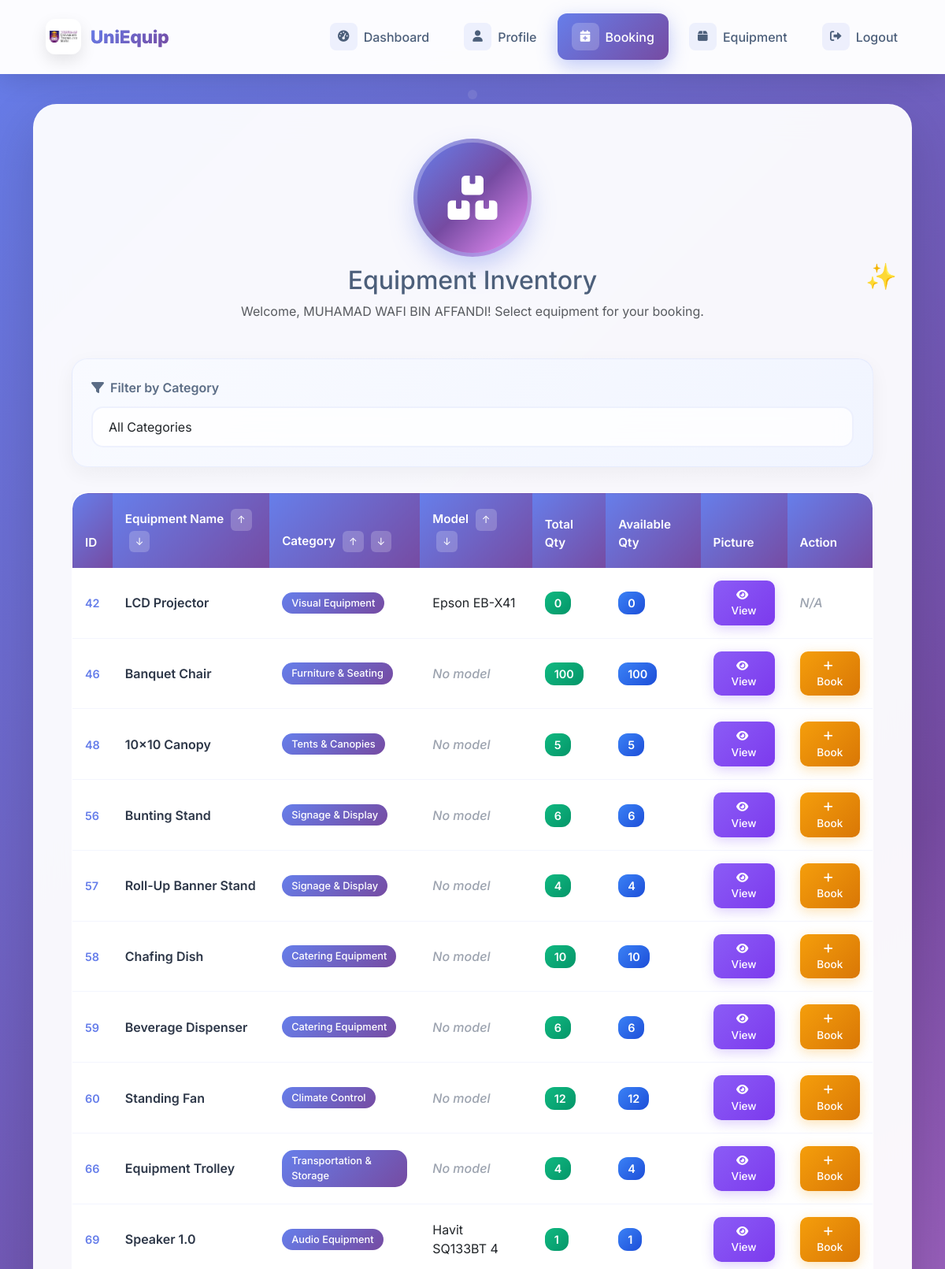
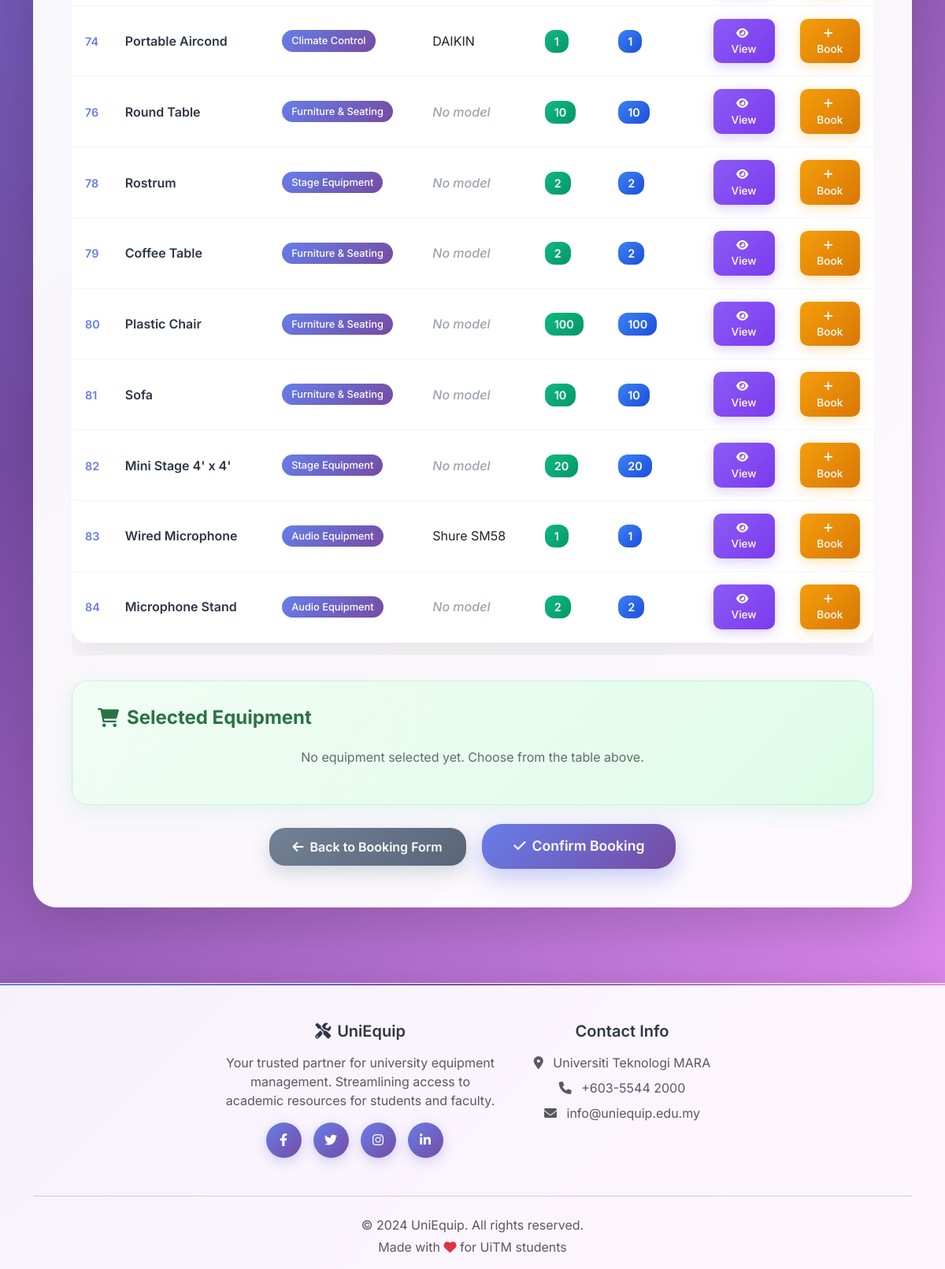
/userEquipment.php (signed in), run on the app's committed database (2 pictures, top to bottom).
### tables this page shows
CREATE TABLE `user` (
  `stud_num` int(10) NOT NULL,
  `stud_name` varchar(100) NOT NULL,
  `stud_pass` varchar(50) NOT NULL,
  `stud_tel` varchar(50) NOT NULL,
  `stud_email` varchar(50) NOT NULL,
  `course_code` varchar(50) NOT NULL,
  `faculty` varchar(50) NOT NULL
);

CREATE TABLE `equipment` (
  `id_equipment` int(11) NOT NULL,
  `name` varchar(50) NOT NULL,
  `category` varchar(50) NOT NULL,
  `status` varchar(50) NOT NULL,
  `qty` int(11) NOT NULL,
  `model` varchar(50) DEFAULT NULL,
  `picture` varchar(255) DEFAULT NULL
);

### userEquipment.php (the view, shortened to what this page needs)
<?php
include "db.php";
$stud_num = $_SESSION['user_number'];
$query = "SELECT stud_name FROM user WHERE stud_num = ?";
$stmt = $connect->prepare($query);
$stmt->bind_param("s", $stud_num);
$stmt->execute();
$result = $stmt->get_result();
if ($result->num_rows === 1) {
    $student = $result->fetch_assoc();
    $student_name = $student['stud_name'];
} else {
    $student_name = "Student";
}
$stud_num = $_SESSION['user_number'];
$query = "SELECT stud_name FROM user WHERE stud_num = ?";
$stmt = $connect->prepare($query);
$stmt->bind_param("s", $stud_num);
$stmt->execute();
$result = $stmt->get_result();
if ($result->num_rows === 1) {
    $student = $result->fetch_assoc();
    $student_name = $student['stud_name'];
} else {
    $student_name = "Student";
}
$equipment_query = "SELECT * FROM equipment WHERE status != 'Maintenance'";
$equipment_result = mysqli_query($connect,$equipment_query);
$booked_qtys = [];
$equipment_rows = [];
foreach ($equipment_result as $equip) {
    $qty = (int)$equip['qty'];
    $booked = $booked_qtys[$equip['id_equipment']] ?? 0;
    $available_now = max(0, $qty - $booked);
    $equip['booked'] = $booked;
    $equip['available_now'] = $available_now;
    $equip['qty'] = $qty;
    $equipment_rows[] = $equip;
}
?>
<!DOCTYPE html>
<html lang="en">
<head>
    <link href="https://cdn.jsdelivr.net/npm/bootstrap@5.3.0/dist/css/bootstrap.min.css" rel="stylesheet">
    <link href="https://cdnjs.cloudflare.com/ajax/libs/font-awesome/6.0.0/css/all.min.css" rel="stylesheet">
    <link href="user_style.css" rel="stylesheet">
</head>
<body>
    <nav class="navbar navbar-expand-lg navbar-light fixed-top modern-navbar">
        <div class="container">
            <a class="navbar-brand modern-brand" href="#">
                <div class="brand-logo">
                    <img src="uploads/uitm_logo.png" alt="UiTM Logo" class="logo-img">
                </div>
                <span class="brand-text">UniEquip</span>
            </a>
            <div class="collapse navbar-collapse" id="navbarNav">
                <ul class="navbar-nav ms-auto modern-nav">
                    <li class="nav-item">
                        <a class="nav-link modern-nav-link" href="user_dashboard.php">
                            <div class="nav-icon">
                                <i class="fas fa-tachometer-alt"></i>
                            </div>
                            <span>Dashboard</span>
                        </a>
                    </li>
                    <li class="nav-item">
                        <a class="nav-link modern-nav-link" href="user_profile.php">
                            <div class="nav-icon">
                                <i class="fas fa-user"></i>
                            </div>
                            <span>Profile</span>
                        </a>
                    </li>
                    <li class="nav-item">
                        <a class="nav-link modern-nav-link active" href="addBooking.php">
                            <div class="nav-icon">
                                <i class="fas fa-calendar-plus"></i>
                            </div>
                            <span>Booking</span>
                        </a>
                    </li>
                    <li class="nav-item">
                        <a class="nav-link modern-nav-link" href="available_equipment.php">
                            <div class="nav-icon">
                                <i class="fas fa-box"></i>
                            </div>
                            <span>Equipment</span>
                        </a>
                    </li>
                    <li class="nav-item">
                        <a class="nav-link modern-nav-link logout-link" href="#" onclick="showLogoutModal(); return false;">
                            <div class="nav-icon">
                                <i class="fas fa-sign-out-alt"></i>
                            </div>
                            <span>Logout</span>
                        </a>
                    </li>
                </ul>
            </div>
        </div>
    </nav>
    <div class="container" style="margin-top: 100px;">
        <div class="row justify-content-center">
            <div class="col-lg-12">
                <div class="main-container">
                    <div class="page-header">
                        <div class="user-avatar">
                            <i class="fas fa-boxes"></i>
                        </div>
                        <h2 class="page-title with-sparkle mb-2">Equipment Inventory</h2>
                        <p class="text-muted">Welcome, <?php echo htmlspecialchars($student_name); ?>! Select equipment for your booking.</p>
                    </div>
                    <div class="filter-section">
                        <label for="categoryFilter" class="filter-label">
                            <i class="fas fa-filter"></i>
                            Filter by Category
                        </label>
                        <select id="categoryFilter" class="form-select" onchange="filterEquipmentTable()">
                            <option value="all">All Categories</option>
                        </select>
                    </div>
                    <form method="post" action="confirmBooking.php" onsubmit="return submitFinalList()">
                        <div class="table-responsive">
                            <table class="table equipment-table" id="equipmentTable">
                                <thead>
                                    <tr>
                                        <th>ID</th>
                                        <th>
                                            Equipment Name
                                            <button type="button" class="sort-btn" onclick="sortTable(1, 'text')">↑</button>
                                            <button type="button" class="sort-btn" onclick="sortTable(1, 'text', true)">↓</button>
                                        </th>
                                        <th>
                                            Category
                                            <button type="button" class="sort-btn" onclick="sortTable(2, 'text')">↑</button>
                                            <button type="button" class="sort-btn" onclick="sortTable(2, 'text', true)">↓</button>
                                        </th>
                                        <th>
                                            Model
                                            <button type="button" class="sort-btn" onclick="sortTable(3, 'text')">↑</button>
                                            <button type="button" class="sort-btn" onclick="sortTable(3, 'text', true)">↓</button>
                                        </th>
                                        <th>Total Qty</th>
                                        <th>Available Qty</th>
                                        <th>Picture</th>
                                        <th>Action</th>
                                    </tr>
                                </thead>
                                <tbody>
                                    <?php foreach ($equipment_rows as $equip): ?>
                                        <tr data-category="<?= htmlspecialchars($equip['category']) ?>">
                                            <td><span class="equipment-id"><?= $equip['id_equipment'] ?></span></td>
                                            <td><span class="equipment-name"><?= htmlspecialchars($equip['name']) ?></span></td>
                                            <td><span class="equipment-category"><?= htmlspecialchars($equip['category']) ?></span></td>
                                            <td><?= $equip['model'] !== null ? htmlspecialchars($equip['model']) : '<em class="na-text">No model</em>' ?></td>
                                            <td><span class="qty-badge"><?= $equip['qty'] ?></span></td>
                                            <td><span class="available-badge"><?= $equip['available_now'] ?></span></td>
                                            <td>
                                                <?php if (!empty($equip['picture']) && file_exists($equip['picture'])): ?>
                                                    <button type="button" class="view-btn" onclick="window.open('<?= htmlspecialchars($equip['picture']) ?>', 'PictureWindow', 'width=600,height=600')">
                                                        <i class="fas fa-eye me-1"></i>View
                                                    </button>
                                                <?php else: ?>
                                                    <em class="na-text">No Image</em>
                                                <?php endif; ?>
                                            </td>
                                            <td>
                                                <?php if ($equip['available_now'] > 0): ?>
                                                    <button type="button" class="book-btn" onclick="bookItem(<?= $equip['id_equipment'] ?>, '<?= htmlspecialchars($equip['name']) ?>', <?= $equip['available_now'] ?>)">
                                                        <i class="fas fa-plus me-1"></i>Book
                                                    </button>
                                                <?php else: ?>
                                                    <span class="na-text">N/A</span>
                                                <?php endif; ?>
                                            </td>
                                        </tr>
                                    <?php endforeach; ?>
                                </tbody>
                            </table>
                        </div>
                        <div class="selected-items-section">
                            <h4 class="selected-items-title">
                                <i class="fas fa-shopping-cart"></i>
                                Selected Equipment
                            </h4>
                            <div id="itemList">
                                <p class="text-muted text-center">No equipment selected yet. Choose from the table above.</p>
                            </div>
                        </div>
                        <div class="text-center mt-4">
                            <a href="addBooking.php" class="btn btn-secondary me-3">
                                <i class="fas fa-arrow-left me-2"></i>Back to Booking Form
                            </a>
                            <button type="submit" class="btn btn-primary">
                                <i class="fas fa-check me-2"></i>Confirm Booking
                            </button>
                        </div>
                    </form>
                </div>
            </div>
        </div>
    </div>
    <footer class="footer">
        <div class="container">
            <div class="row justify-content-center">
                <div class="col-lg-4 col-md-6 mb-4 text-center">
                    <h5>
                        <i class="fas fa-tools me-2"></i>UniEquip
                    </h5>
                    <p class="text-muted">Your trusted partner for university equipment management. Streamlining access to academic resources for students and faculty.</p>
                    <div class="social-icons d-flex justify-content-center">
                        <a href="#"><i class="fab fa-facebook-f"></i></a>
                        <a href="#"><i class="fab fa-twitter"></i></a>
                        <a href="#"><i class="fab fa-instagram"></i></a>
                        <a href="#"><i class="fab fa-linkedin-in"></i></a>
                    </div>
                </div>
                <div class="col-lg-3 col-md-6 mb-4 text-center">
                    <h5>Contact Info</h5>
                    <div class="text-muted">
                        <div class="mb-2">
                            <i class="fas fa-map-marker-alt me-2"></i>
                            Universiti Teknologi MARA
                        </div>
                        <div class="mb-2">
                            <i class="fas fa-phone me-2"></i>
                            +603-5544 2000
                        </div>
                        <div>
                            <i class="fas fa-envelope me-2"></i>
                            info@uniequip.edu.my
                        </div>
                    </div>
                </div>
            </div>
            <hr class="my-4">
            <div class="row">
                <div class="col-12 text-center">
                    <p class="mb-1 text-muted">&copy; 2024 UniEquip. All rights reserved.</p>
                    <p class="mb-0 text-muted">Made with <i class="fas fa-heart text-danger"></i> for UiTM students</p>
                </div>
            </div>
        </div>
    </footer>
</body>
</html>

### user_style.css (style rules this page uses)
body { font-family: 'Inter', sans-serif; background: linear-gradient(135deg, #667eea 0%, #764ba2 50%, #f093fb 100%); min-height: 100vh; position: relative; }
body::before { content: ''; position: fixed; top: 0; left: 0; width: 100%; height: 100%; pointer-events: none; z-index: -1; }
.navbar-brand { font-weight: 700; font-size: 1.5rem; background: linear-gradient(135deg, #667eea, #764ba2); -webkit-background-clip: text; -webkit-text-fill-color: transparent; background-clip: text; }
.navbar { background: rgba(255, 255, 255, 0.95) !important; backdrop-filter: blur(20px); box-shadow: 0 8px 32px rgba(0,0,0,0.1); border-bottom: 1px solid rgba(255,255,255,0.2); }
.main-container { background: rgba(255, 255, 255, 0.95); border-radius: 30px; box-shadow: 0 25px 70px rgba(0,0,0,0.15); padding: 3rem; margin: 2rem 0; backdrop-filter: blur(20px); border: 1px solid rgba(255,255,255,0.3); position: relative; overflow: hidden; }
.main-container::before { content: ''; position: absolute; top: -50%; left: -50%; width: 200%; height: 200%; background: linear-gradient(45deg, transparent, rgba(255,255,255,0.1), transparent); transform: rotate(45deg); animation: shimmer 3s infinite; }
.btn-secondary { background: linear-gradient(135deg, #64748b, #475569); border: none; padding: 12px 30px; border-radius: 20px; color: white; font-weight: 600; transition: all 0.3s ease; box-shadow: 0 8px 25px rgba(100, 116, 139, 0.3); }
.footer { background: rgba(255, 255, 255, 0.92); color: #4c5f7a; padding: 3rem 0 1rem; margin-top: 4rem; position: relative; overflow: hidden; backdrop-filter: blur(20px); box-shadow: 0 -8px 32px rgba(0,0,0,0.1); border-top: 1px solid rgba(255,255,255,0.3); }
.footer::before { content: ''; position: absolute; top: 0; left: 0; width: 100%; height: 2px; background: linear-gradient(90deg, #667eea, #764ba2, #f093fb); }
.footer h5 { color: #2d3748; font-weight: 600; margin-bottom: 1rem; }
.social-icons a { display: inline-block; width: 45px; height: 45px; background: linear-gradient(135deg, #667eea, #764ba2); border-radius: 50%; text-align: center; line-height: 45px; margin-right: 15px; color: white; transition: all 0.3s ease; box-shadow: 0 5px 15px rgba(102, 126, 234, 0.3); }
.page-header { text-align: center; margin-bottom: 3rem; position: relative; z-index: 1; }
.page-title { position: relative; color: #4c5f7a; }
.page-title.with-sparkle::after { content: '✨'; position: absolute; right: -30px; top: -5px; animation: sparkle 2s ease-in-out infinite; }
.user-avatar { width: 140px; height: 140px; border-radius: 50%; background: linear-gradient(135deg, #667eea, #764ba2, #f093fb); display: flex; align-items: center; justify-content: center; margin: 0 auto 1rem; color: white; font-size: 3.5rem; box-shadow: 0 15px 35px rgba(102, 126, 234, 0.4); animation: float 3s ease-in-out infinite; position: relative; }
.user-avatar::before { content: ''; position: absolute; top: -5px; left: -5px; right: -5px; bottom: -5px; border-radius: 50%; background: linear-gradient(135deg, #667eea, #764ba2, #f093fb); z-index: -1; opacity: 0.7; animation: pulse 2s ease-in-out infinite; }

### data on the page
user: stud_name "MUHAMAD WAFI BIN AFFANDI"
equipment: id_equipment "42", name "LCD Projector", category "Visual Equipment", model "Epson EB-X41", qty "0", shows "N/A"
equipment: id_equipment "46", name "Banquet Chair", category "Furniture & Seating", shows "No model", qty "100"
equipment: id_equipment "48", name "10x10 Canopy", category "Tents & Canopies", shows "No model", qty "5"
equipment: id_equipment "56", name "Bunting Stand", category "Signage & Display", shows "No model", qty "6"
equipment: id_equipment "57", name "Roll-Up Banner Stand", category "Signage & Display", shows "No model", qty "4"
equipment: id_equipment "58", name "Chafing Dish", category "Catering Equipment", shows "No model", qty "10"
equipment: id_equipment "59", name "Beverage Dispenser", category "Catering Equipment", shows "No model", qty "6"
equipment: id_equipment "60", name "Standing Fan", category "Climate Control", shows "No model", qty "12"
equipment: id_equipment "66", name "Equipment Trolley", category "Transportation & Storage", shows "No model", qty "4"
equipment: id_equipment "69", name "Speaker 1.0", category "Audio Equipment", model "Havit SQ133BT 4", qty "1"
equipment: id_equipment "74", name "Portable Aircond", category "Climate Control", model "DAIKIN", qty "1"
equipment: id_equipment "76", name "Round Table", category "Furniture & Seating", shows "No model", qty "10"
equipment: id_equipment "78", name "Rostrum", category "Stage Equipment", shows "No model", qty "2"
equipment: id_equipment "79", name "Coffee Table", category "Furniture & Seating", shows "No model", qty "2"
equipment: id_equipment "80", name "Plastic Chair", category "Furniture & Seating", shows "No model", qty "100"
equipment: id_equipment "81", name "Sofa", category "Furniture & Seating", shows "No model", qty "10"
equipment: id_equipment "82", name "Mini Stage 4' x 4'", category "Stage Equipment", shows "No model", qty "20"
equipment: id_equipment "83", name "Wired Microphone", category "Audio Equipment", model "Shure SM58", qty "1"
equipment: id_equipment "84", name "Microphone Stand", category "Audio Equipment", shows "No model", qty "2"
